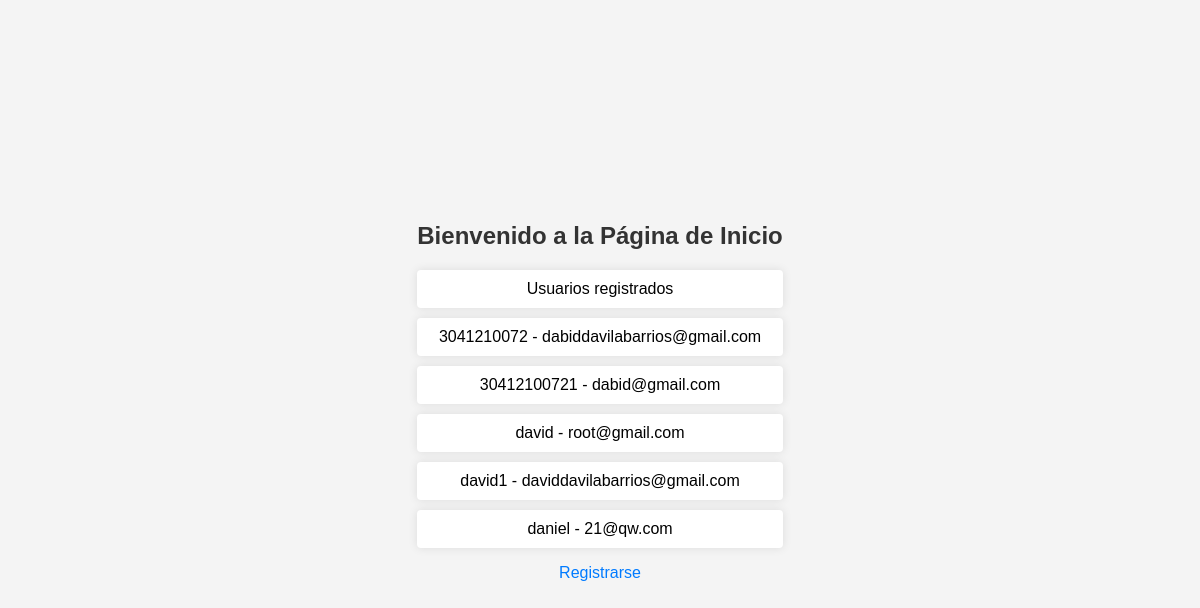
/myapp/home/, run on the app's committed database.
### myapp/models.py (models this page shows, shortened)
class UserProfile(models.Model):
    username = models.CharField(max_length=30, unique=True)
    email = models.EmailField(unique=True)
    password = models.CharField(max_length=256)  # Usar un hash para la contraseña

### myapp/views.py (the view)
# urls.py: path('home/', home, name='home'),
def home(request):
    users = UserProfile.objects.all()
    return render(request, 'home.html', {'users': users})

### myapp/templates/home.html (shortened to what this page needs)
<!DOCTYPE html>
<html lang="en">
<head>
</head>
<body>
    <center>
        <h2>Bienvenido a la Página de Inicio</h2>
        <ul>
            <li>Usuarios registrados</li>
            {% for user in users %}
                <li>{{ user.username }} - {{ user.email }}</li>
            {% endfor %}
        </ul>
        <p><a href="{% url 'register' %}">Registrarse</a></p>
    </center>
</body>
</html>

### myapp/templates/home.html (style rules this page uses)
body { font-family: Arial, sans-serif; background-color: #f4f4f4; margin: 0; padding: 0; display: flex; align-items: center; justify-content: center; height: 100vh; }
center { text-align: center; }
h2 { color: #333; }
ul { list-style-type: none; padding: 0; }
li { margin-bottom: 10px; background-color: #fff; border-radius: 4px; box-shadow: 0 0 10px rgba(0, 0, 0, 0.1); padding: 10px; }
a { color: #007bff; text-decoration: none; }

### data on the page
UserProfile: username "3041210072", email "dabiddavilabarrios@gmail.com"
UserProfile: username "30412100721", email "dabid@gmail.com"
UserProfile: username "david", email "root@gmail.com"
UserProfile: username "david1", email "daviddavilabarrios@gmail.com"
UserProfile: username "daniel", email "21@qw.com"
